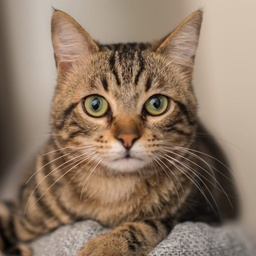
#> input picture assets/cat.jpg, 256 x 256 px, shrunk from 700 x 700 before the run
$ python main.py
#> lines starting #> are read from the running program, lines starting #| are printed output that depends on the picture; after the words box and inside, x2 and y2 are one past the last pixel; in counts of white or black regions, pixels touching at a corner belong together
import numpy as np
from matplotlib import pyplot as plt
import cv2
import os

# Carrega a imagem em tons de cinza
img = cv2.imread("assets/cat.jpg", cv2.IMREAD_GRAYSCALE)
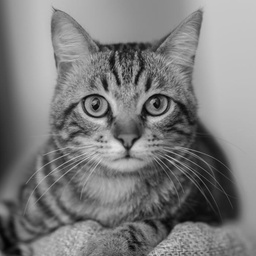
#> img: shape (256, 256); min 1, max 224, mean 125.3
assert img is not None

# Aplica limiarização para facilitar a visualização
_, img = cv2.threshold(img, 127, 255, cv2.THRESH_BINARY)
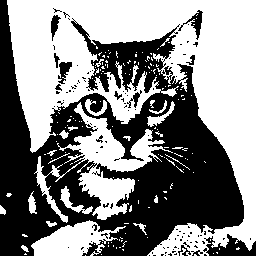
#> img: shape (256, 256); 53.4% white; 111 black regions (98 under 20 px), largest, box (x1, y1, x2, y2) and area: (0, 0, 244, 256) 28714, (203, 234, 256, 256) 633, (178, 10, 203, 40) 207
IMG_H, IMG_W = img.shape
#> IMG_H = 256; IMG_W = 256

# Função kernel cúbico
def cubic_kernel(x: float) -> float:
    x = abs(x)
    if x < 1:
        return 1.5 * x**3 - 2.5 * x**2 + 1
    elif x < 2:
        return -0.5 * x**3 + 2.5 * x**2 - 4 * x + 2
    else:
        return 0.0

def get_pixel(img, x, y):
    h, w = img.shape
#> (the run stopped early here; a loop or call above may not have finished)
